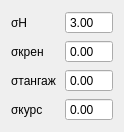
   <widget class="QWidget" name="layoutWidget">
    <property name="geometry">
     <rect>
      <x>390</x>
      <y>510</y>
      <width>124</width>
      <height>111</height>
     </rect>
    </property>
    <layout class="QGridLayout" name="gridLayout_11">
     <item row="0" column="0">
      <widget class="QLabel" name="label_38">
       <property name="enabled">
        <bool>true</bool>
       </property>
       <property name="text">
        <string>σH</string>
       </property>
      </widget>
     </item>
     <item row="0" column="1">
      <widget class="QDoubleSpinBox" name="sigma_H_doubleSpinBox">
       <property name="enabled">
        <bool>true</bool>
       </property>
       <property name="readOnly">
        <bool>true</bool>
       </property>
       <property name="buttonSymbols">
        <enum>QAbstractSpinBox::NoButtons</enum>
       </property>
       <property name="suffix">
        <string/>
       </property>
       <property name="maximum">
        <double>100.000000000000000</double>
       </property>
       <property name="value">
        <double>3.000000000000000</double>
       </property>
      </widget>
     </item>
     <item row="1" column="0">
      <widget class="QLabel" name="label_39">
       <property name="enabled">
        <bool>true</bool>
       </property>
       <property name="text">
        <string>σкрен</string>
       </property>
      </widget>
     </item>
     <item row="1" column="1">
      <widget class="QDoubleSpinBox" name="sigma_Kren_doubleSpinBox">
       <property name="enabled">
        <bool>true</bool>
       </property>
       <property name="readOnly">
        <bool>true</bool>
       </property>
       <property name="buttonSymbols">
        <enum>QAbstractSpinBox::NoButtons</enum>
       </property>
       <property name="suffix">
        <string/>
       </property>
       <property name="maximum">
        <double>100.000000000000000</double>
       </property>
      </widget>
     </item>
     <item row="2" column="0">
      <widget class="QLabel" name="label_40">
       <property name="enabled">
        <bool>true</bool>
       </property>
       <property name="text">
        <string>σтангаж</string>
       </property>
      </widget>
     </item>
     <item row="2" column="1">
      <widget class="QDoubleSpinBox" name="sigma_Tangazh_doubleSpinBox">
       <property name="enabled">
        <bool>true</bool>
       </property>
       <property name="readOnly">
        <bool>true</bool>
       </property>
       <property name="buttonSymbols">
        <enum>QAbstractSpinBox::NoButtons</enum>
       </property>
       <property name="suffix">
        <string/>
       </property>
       <property name="maximum">
        <double>100.000000000000000</double>
       </property>
      </widget>
     </item>
     <item row="3" column="0">
      <widget class="QLabel" name="label_41">
       <property name="enabled">
        <bool>true</bool>
       </property>
       <property name="text">
        <string>σкурс</string>
       </property>
      </widget>
     </item>
     <item row="3" column="1">
      <widget class="QDoubleSpinBox" name="sigma_Kurs_doubleSpinBox">
       <property name="enabled">
        <bool>true</bool>
       </property>
       <property name="readOnly">
        <bool>true</bool>
       </property>
       <property name="buttonSymbols">
        <enum>QAbstractSpinBox::NoButtons</enum>
       </property>
       <property name="suffix">
        <string/>
       </property>
       <property name="maximum">
        <double>100.000000000000000</double>
       </property>
      </widget>
     </item>
    </layout>
   </widget>
